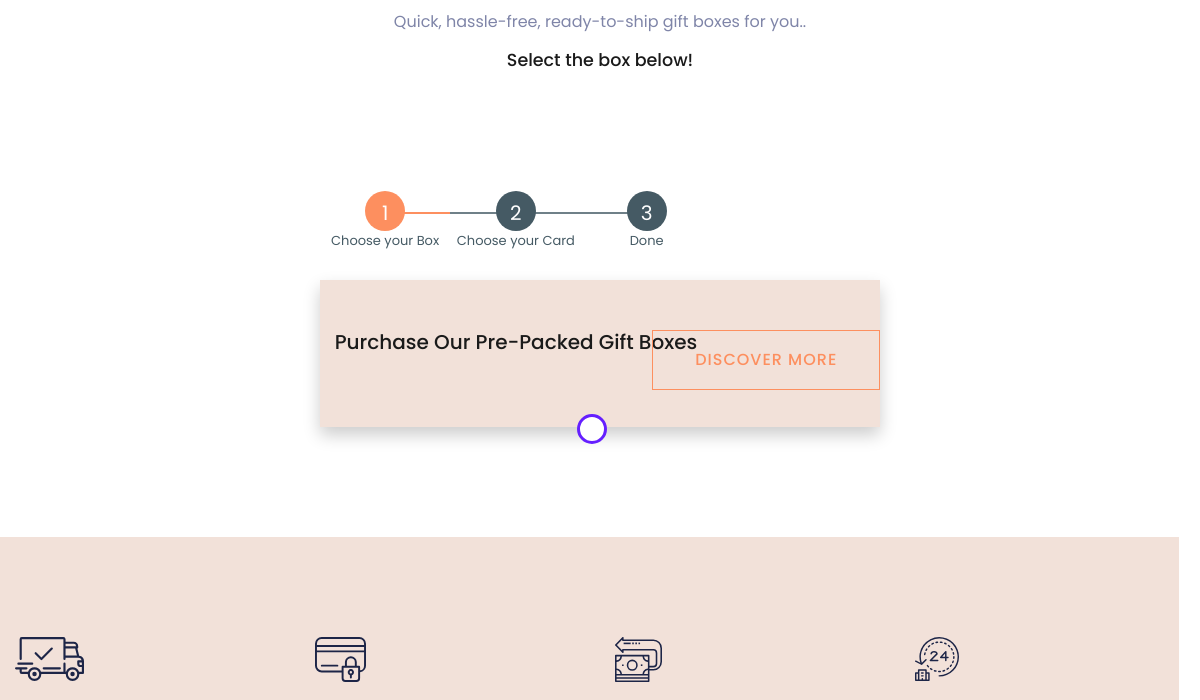
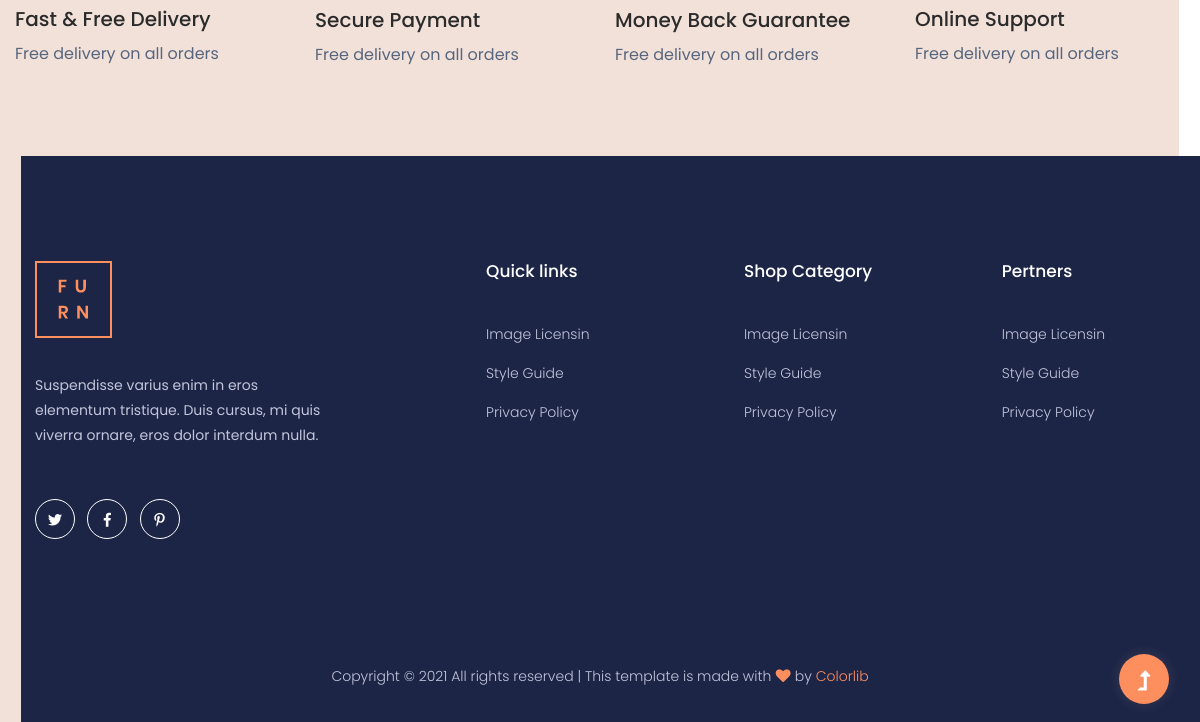
Before: /premade/ (lower part) with the older database file (2 pictures, top to bottom).
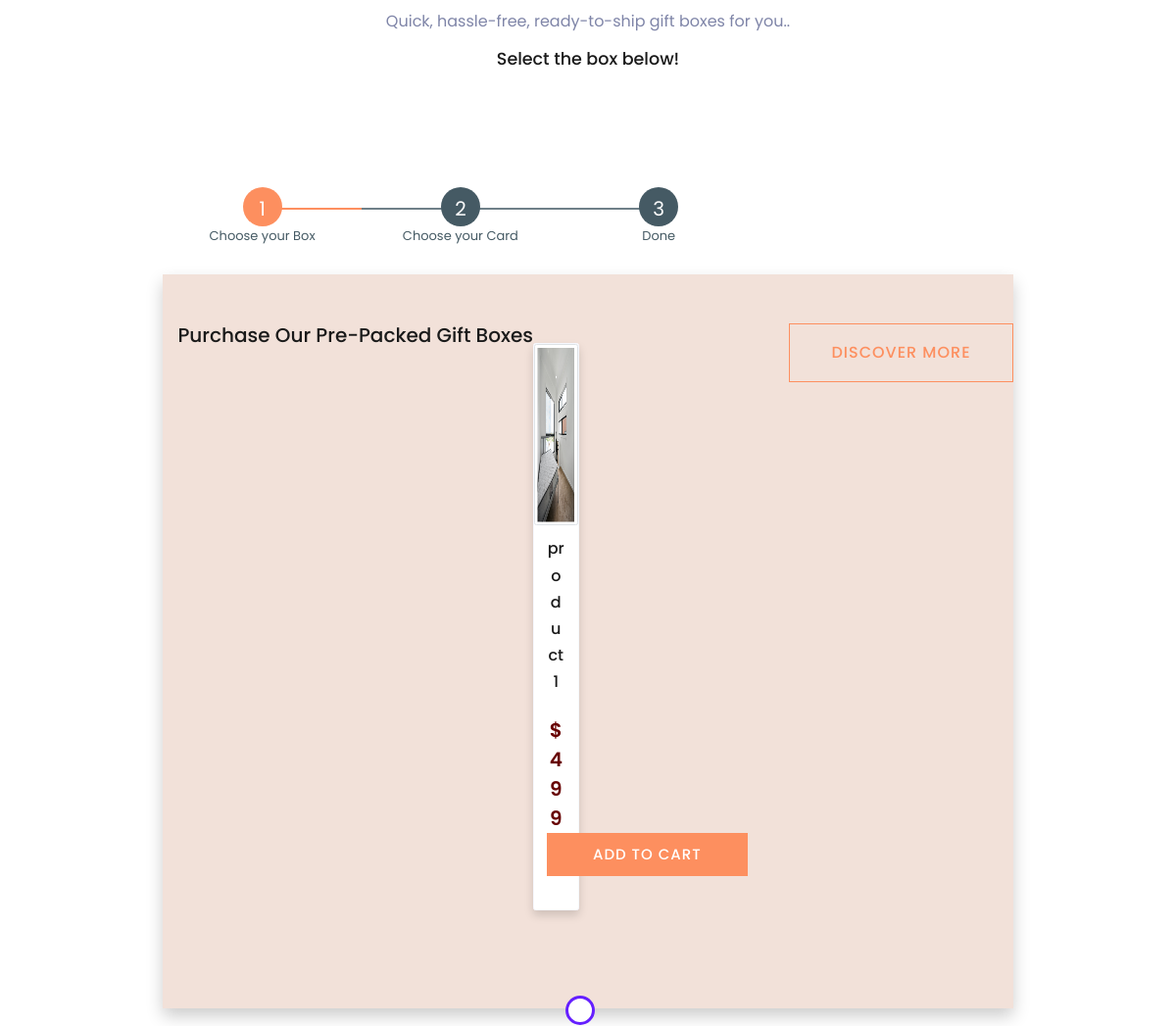
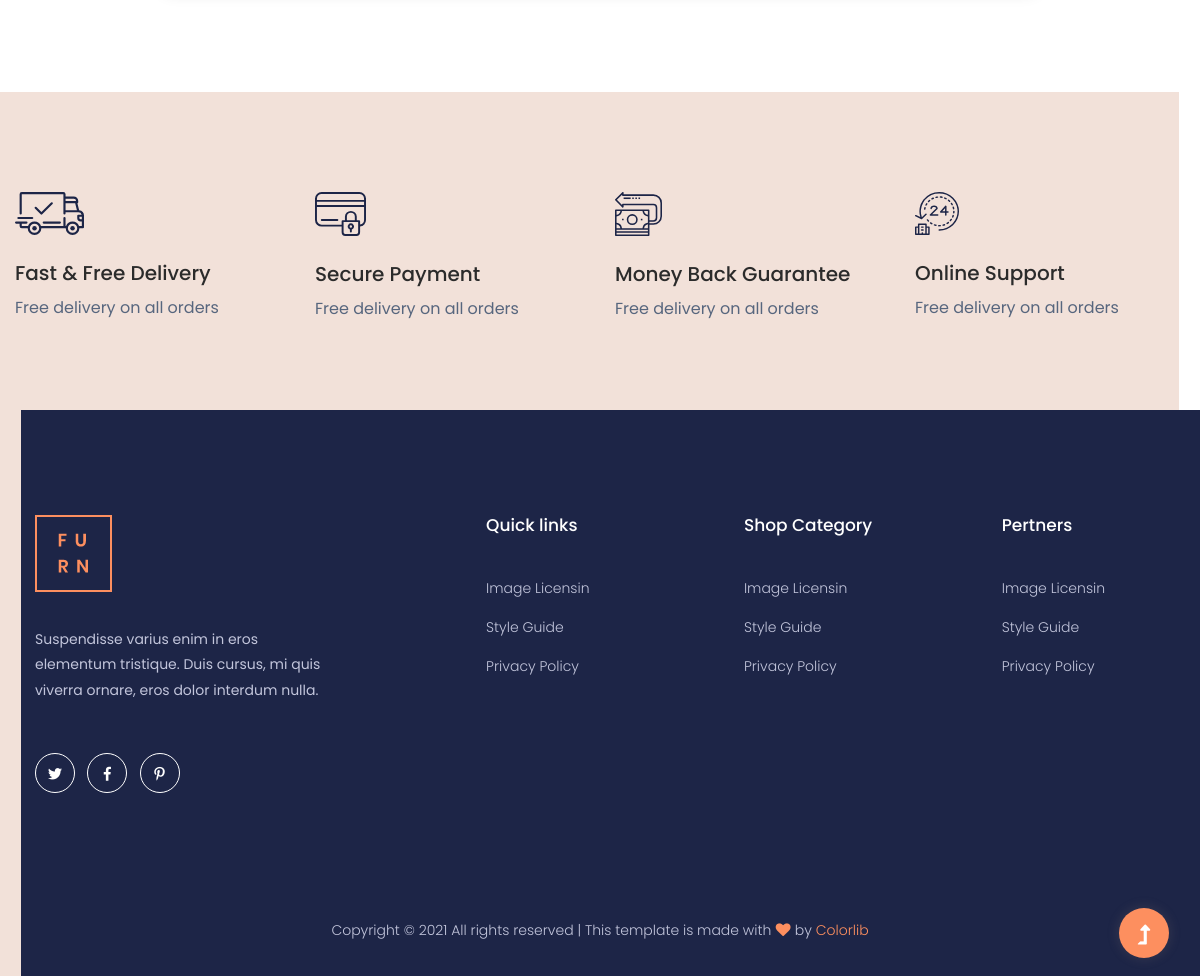
After: the same page with the newer database file (2 pictures, top to bottom).
### home_app/models.py (models this page shows, shortened)
class Product(models.Model):
    title=models.CharField(max_length=200)
    description=models.TextField()
    category=models.ForeignKey(Category,on_delete=models.CASCADE)
    is_featured=models.BooleanField(default=False)
    class Meta:
        verbose_name_plural='Products'

class ProductAttribute(models.Model):
    product=models.ForeignKey(Product,on_delete=models.CASCADE)
    variant=models.ForeignKey(Variant,on_delete=models.CASCADE)
    status=models.BooleanField(default=True)
    price=models.PositiveIntegerField(default=0)
    image = models.ImageField(upload_to='product_images/', null=True, blank=True)
    @property
    def imageURL(self):
        try:
            url = self.image.url
        except:
            url = ''
        return url
    class Meta:
        verbose_name_plural='ProductAttributes'

### home_app/views.py (the view)
# urls.py: path('premade/', views.premade, name='premade'),
def premade(request):
    categories = Category.objects.all()
    labels = Variant.objects.all()
    products = Product.objects.all()
    data = {'products': products,
            'categories': categories,
            }
    return render(request, 'home_app/premade.html', data)

### home_app/models.py (called while the page is built)
    def __str__(self):
        return self.title

### home_app/templates/home_app/premade.html (shortened to what the changed rows need)
{% extends 'home_app/base.html' %}
{% load static %}
{% block content %}
<main>
    <section class="properties new-arrival fix">
        <div class="container">
            <div class="container-fluid px-1 py-5 mx-auto">
                <div class="row d-flex justify-content-center">
                    <div class="">
                        <div class="card1 b-0 show">
                            <div class="row justify-content-center">
                                <h2>Purchase Our Pre-Packed Gift Boxes</h2>
                                <div class="row card-group mb-5" style="margin-top: 20px;">
                                    {% for product in products %}
                                    <div class="col-lg-3 col-md-4 col-sm-6 ">
                                        <div class="single-new-arrival mb-50 text-center card shadow bg-white rounded">
                                            <div class="popular-img">
                                                <img style="height: 185px;" class="img-thumbnail"
                                                    src="{{product.productattribute_set.first.imageURL}}" alt="">
                                            </div>
                                            <div class="popular-caption">
                                                <h3><a href="product_details.html">{{product.title}}</a></h3>
                                                <span>${{product.productattribute_set.first.price}}</span>
                                                <div class="add_to_cart">
                                                    <button type="button" data-toggle="modal" class="btn"
                                                        data-target="#productModal-{{product.id}}">
                                                        add to cart</button>
                                                    <a href="#" class="like_us"> <i class="ti-heart"></i> </a>
                                                </div>
                                            </div>
                                        </div>
                                    </div>
                                    {% endfor %}
                                </div>
                            </div>
                        </div>
                    </div>
                </div>
            </div>
        </div>
    </section>
</main>
{% endblock content %}

Changed rows visible on the page:
added Product: productattribute_set.first.imageURL (picture), title "product 1", productattribute_set.first.price "499"
